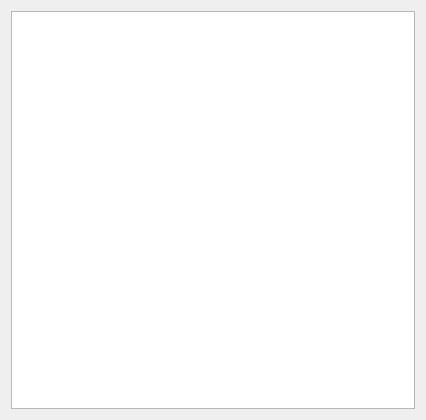
<?xml version="1.0" encoding="UTF-8"?>
<ui version="4.0">
 <class>Form</class>
 <widget class="QDialog" name="Form">
  <property name="geometry">
   <rect>
    <x>0</x>
    <y>0</y>
    <width>426</width>
    <height>420</height>
   </rect>
  </property>
  <property name="windowTitle">
   <string>Dialog</string>
  </property>
  <layout class="QVBoxLayout" name="verticalLayout">
   <item>
    <widget class="QTableWidget" name="table"/>
   </item>
  </layout>
 </widget>
 <resources/>
 <connections/>
</ui>
